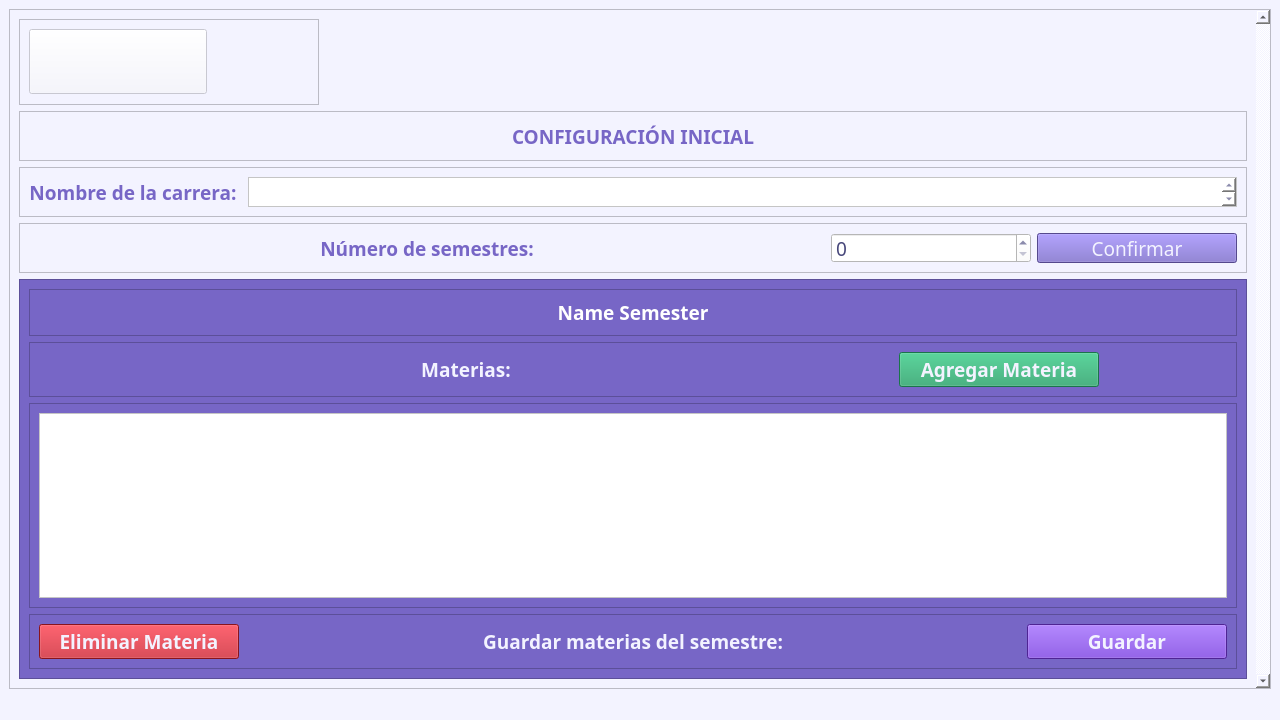
<?xml version="1.0" encoding="UTF-8"?>
<ui version="4.0">
 <class>InicialConfig</class>
 <widget class="QMainWindow" name="InicialConfig">
  <property name="geometry">
   <rect>
    <x>0</x>
    <y>0</y>
    <width>1280</width>
    <height>720</height>
   </rect>
  </property>
  <property name="windowTitle">
   <string>Configuración inicial</string>
  </property>
  <property name="styleSheet">
   <string notr="true">background-color: rgb(243, 243, 255);</string>
  </property>
  <widget class="QWidget" name="centralwidget">
   <layout class="QVBoxLayout" name="verticalLayout_7">
    <item>
     <widget class="QScrollArea" name="scrollArea">
      <property name="verticalScrollBarPolicy">
       <enum>Qt::ScrollBarPolicy::ScrollBarAlwaysOn</enum>
      </property>
      <property name="widgetResizable">
       <bool>true</bool>
      </property>
      <widget class="QWidget" name="scrollAreaWidgetContents">
       <property name="geometry">
        <rect>
         <x>0</x>
         <y>0</y>
         <width>1246</width>
         <height>678</height>
        </rect>
       </property>
       <layout class="QVBoxLayout" name="verticalLayout_6">
        <item>
         <widget class="QFrame" name="frame_4">
          <property name="maximumSize">
           <size>
            <width>300</width>
            <height>100</height>
           </size>
          </property>
          <property name="frameShape">
           <enum>QFrame::Shape::StyledPanel</enum>
          </property>
          <property name="frameShadow">
           <enum>QFrame::Shadow::Raised</enum>
          </property>
          <layout class="QVBoxLayout" name="verticalLayout_3">
           <item>
            <widget class="QPushButton" name="pushButton_menu">
             <property name="enabled">
              <bool>false</bool>
             </property>
             <property name="minimumSize">
              <size>
               <width>178</width>
               <height>65</height>
              </size>
             </property>
             <property name="maximumSize">
              <size>
               <width>178</width>
               <height>65</height>
              </size>
             </property>
             <property name="styleSheet">
              <string notr="true">border-image: url(:/resources/images/logo.png);</string>
             </property>
             <property name="text">
              <string/>
             </property>
            </widget>
           </item>
          </layout>
         </widget>
        </item>
        <item>
         <widget class="QFrame" name="frame_5">
          <property name="maximumSize">
           <size>
            <width>16777215</width>
            <height>50</height>
           </size>
          </property>
          <property name="frameShape">
           <enum>QFrame::Shape::StyledPanel</enum>
          </property>
          <property name="frameShadow">
           <enum>QFrame::Shadow::Raised</enum>
          </property>
          <layout class="QVBoxLayout" name="verticalLayout_2">
           <item>
            <widget class="QLabel" name="label_title">
             <property name="enabled">
              <bool>true</bool>
             </property>
             <property name="maximumSize">
              <size>
               <width>16777215</width>
               <height>50</height>
              </size>
             </property>
             <property name="font">
              <font>
               <family>Montserrat</family>
               <pointsize>14</pointsize>
               <bold>true</bold>
              </font>
             </property>
             <property name="styleSheet">
              <string notr="true">color: rgb(119, 102, 198);</string>
             </property>
             <property name="text">
              <string>CONFIGURACIÓN INICIAL</string>
             </property>
             <property name="alignment">
              <set>Qt::AlignmentFlag::AlignCenter</set>
             </property>
            </widget>
           </item>
          </layout>
         </widget>
        </item>
        <item>
         <widget class="QFrame" name="frame_2">
          <property name="maximumSize">
           <size>
            <width>16777215</width>
            <height>50</height>
           </size>
          </property>
          <property name="frameShape">
           <enum>QFrame::Shape::StyledPanel</enum>
          </property>
          <property name="frameShadow">
           <enum>QFrame::Shadow::Raised</enum>
          </property>
          <layout class="QHBoxLayout" name="horizontalLayout">
           <item>
            <widget class="QLabel" name="label_degree">
             <property name="font">
              <font>
               <family>Montserrat</family>
               <pointsize>14</pointsize>
               <bold>true</bold>
              </font>
             </property>
             <property name="styleSheet">
              <string notr="true">color: rgb(119, 102, 198);</string>
             </property>
             <property name="text">
              <string>Nombre de la carrera: </string>
             </property>
             <property name="alignment">
              <set>Qt::AlignmentFlag::AlignCenter</set>
             </property>
            </widget>
           </item>
           <item>
            <widget class="QTextEdit" name="textEdit_name_degree">
             <property name="font">
              <font>
               <family>Montserrat</family>
               <pointsize>14</pointsize>
              </font>
             </property>
             <property name="styleSheet">
              <string notr="true">background-color: rgb(255, 255, 255);
color: rgb(70, 70, 122);</string>
             </property>
            </widget>
           </item>
          </layout>
         </widget>
        </item>
        <item>
         <widget class="QFrame" name="frame_3">
          <property name="maximumSize">
           <size>
            <width>16777215</width>
            <height>50</height>
           </size>
          </property>
          <property name="frameShape">
           <enum>QFrame::Shape::StyledPanel</enum>
          </property>
          <property name="frameShadow">
           <enum>QFrame::Shadow::Raised</enum>
          </property>
          <layout class="QHBoxLayout" name="horizontalLayout_2">
           <item>
            <widget class="QLabel" name="label_number_semesters">
             <property name="font">
              <font>
               <family>Montserrat</family>
               <pointsize>14</pointsize>
               <bold>true</bold>
              </font>
             </property>
             <property name="styleSheet">
              <string notr="true">color: rgb(119, 102, 198);</string>
             </property>
             <property name="text">
              <string>Número de semestres:</string>
             </property>
             <property name="alignment">
              <set>Qt::AlignmentFlag::AlignCenter</set>
             </property>
            </widget>
           </item>
           <item>
            <widget class="QSpinBox" name="spinBox_n_semestres">
             <property name="maximumSize">
              <size>
               <width>200</width>
               <height>16777215</height>
              </size>
             </property>
             <property name="font">
              <font>
               <family>Montserrat</family>
               <pointsize>14</pointsize>
              </font>
             </property>
             <property name="styleSheet">
              <string notr="true">background-color: rgb(255, 255, 255);
color: rgb(70, 70, 122);</string>
             </property>
             <property name="maximum">
              <number>20</number>
             </property>
            </widget>
           </item>
           <item>
            <widget class="QPushButton" name="pushButton_save_n_semesters">
             <property name="maximumSize">
              <size>
               <width>200</width>
               <height>16777215</height>
              </size>
             </property>
             <property name="font">
              <font>
               <family>Montserrat</family>
               <pointsize>14</pointsize>
              </font>
             </property>
             <property name="styleSheet">
              <string notr="true">background-color: rgb(119, 102, 198);
color: rgb(243, 243, 255);</string>
             </property>
             <property name="text">
              <string>Confirmar</string>
             </property>
            </widget>
           </item>
          </layout>
         </widget>
        </item>
        <item>
         <widget class="QFrame" name="frame">
          <property name="maximumSize">
           <size>
            <width>16777215</width>
            <height>400</height>
           </size>
          </property>
          <property name="styleSheet">
           <string notr="true">background-color: rgb(119, 102, 198);</string>
          </property>
          <property name="frameShape">
           <enum>QFrame::Shape::StyledPanel</enum>
          </property>
          <property name="frameShadow">
           <enum>QFrame::Shadow::Raised</enum>
          </property>
          <layout class="QVBoxLayout" name="verticalLayout_5">
           <item>
            <widget class="QFrame" name="frame_6">
             <property name="frameShape">
              <enum>QFrame::Shape::StyledPanel</enum>
             </property>
             <property name="frameShadow">
              <enum>QFrame::Shadow::Raised</enum>
             </property>
             <layout class="QVBoxLayout" name="verticalLayout">
              <item>
               <widget class="QLabel" name="label_name_semester">
                <property name="font">
                 <font>
                  <family>Montserrat</family>
                  <pointsize>14</pointsize>
                  <bold>true</bold>
                 </font>
                </property>
                <property name="styleSheet">
                 <string notr="true">color: rgb(255, 255, 255);</string>
                </property>
                <property name="text">
                 <string>Name Semester</string>
                </property>
                <property name="alignment">
                 <set>Qt::AlignmentFlag::AlignCenter</set>
                </property>
               </widget>
              </item>
             </layout>
            </widget>
           </item>
           <item>
            <widget class="QFrame" name="frame_7">
             <property name="frameShape">
              <enum>QFrame::Shape::StyledPanel</enum>
             </property>
             <property name="frameShadow">
              <enum>QFrame::Shadow::Raised</enum>
             </property>
             <layout class="QHBoxLayout" name="horizontalLayout_3">
              <item>
               <widget class="QLabel" name="label_materias">
                <property name="maximumSize">
                 <size>
                  <width>600</width>
                  <height>200</height>
                 </size>
                </property>
                <property name="font">
                 <font>
                  <family>Montserrat</family>
                  <pointsize>14</pointsize>
                  <bold>true</bold>
                 </font>
                </property>
                <property name="styleSheet">
                 <string notr="true">background-color: rgb(119, 102, 198);
color: rgb(243, 243, 255);</string>
                </property>
                <property name="text">
                 <string>Materias:</string>
                </property>
                <property name="alignment">
                 <set>Qt::AlignmentFlag::AlignCenter</set>
                </property>
               </widget>
              </item>
              <item>
               <widget class="QPushButton" name="pushButton_add_subject">
                <property name="maximumSize">
                 <size>
                  <width>200</width>
                  <height>50</height>
                 </size>
                </property>
                <property name="font">
                 <font>
                  <family>Montserrat</family>
                  <pointsize>14</pointsize>
                  <bold>true</bold>
                 </font>
                </property>
                <property name="styleSheet">
                 <string notr="true">background-color: rgb(38, 162, 105);
color: rgb(243, 243, 255);</string>
                </property>
                <property name="text">
                 <string>Agregar Materia</string>
                </property>
               </widget>
              </item>
             </layout>
            </widget>
           </item>
           <item>
            <widget class="QFrame" name="frame_8">
             <property name="frameShape">
              <enum>QFrame::Shape::StyledPanel</enum>
             </property>
             <property name="frameShadow">
              <enum>QFrame::Shadow::Raised</enum>
             </property>
             <layout class="QVBoxLayout" name="verticalLayout_4">
              <item>
               <widget class="QListWidget" name="listWidget">
                <property name="font">
                 <font>
                  <family>Montserrat</family>
                  <pointsize>14</pointsize>
                 </font>
                </property>
                <property name="styleSheet">
                 <string notr="true">background-color: rgb(255, 255, 255);
color: rgb(70, 70, 122);</string>
                </property>
               </widget>
              </item>
             </layout>
            </widget>
           </item>
           <item>
            <widget class="QFrame" name="frame_9">
             <property name="frameShape">
              <enum>QFrame::Shape::StyledPanel</enum>
             </property>
             <property name="frameShadow">
              <enum>QFrame::Shadow::Raised</enum>
             </property>
             <layout class="QHBoxLayout" name="horizontalLayout_4">
              <item>
               <widget class="QPushButton" name="pushButton_delete_subject">
                <property name="maximumSize">
                 <size>
                  <width>200</width>
                  <height>50</height>
                 </size>
                </property>
                <property name="font">
                 <font>
                  <family>Montserrat</family>
                  <pointsize>14</pointsize>
                  <bold>true</bold>
                 </font>
                </property>
                <property name="styleSheet">
                 <string notr="true">background-color: rgb(192, 28, 40);
color: rgb(243, 243, 255);</string>
                </property>
                <property name="text">
                 <string>Eliminar Materia</string>
                </property>
               </widget>
              </item>
              <item>
               <widget class="QLabel" name="label_save_materias">
                <property name="font">
                 <font>
                  <family>Montserrat</family>
                  <pointsize>14</pointsize>
                  <bold>true</bold>
                 </font>
                </property>
                <property name="styleSheet">
                 <string notr="true">background-color: rgb(119, 102, 198);
color: rgb(243, 243, 255);</string>
                </property>
                <property name="text">
                 <string>Guardar materias del semestre:</string>
                </property>
                <property name="alignment">
                 <set>Qt::AlignmentFlag::AlignCenter</set>
                </property>
               </widget>
              </item>
              <item>
               <widget class="QPushButton" name="pushButton_save_semester">
                <property name="maximumSize">
                 <size>
                  <width>200</width>
                  <height>50</height>
                 </size>
                </property>
                <property name="font">
                 <font>
                  <family>Montserrat</family>
                  <pointsize>14</pointsize>
                  <bold>true</bold>
                 </font>
                </property>
                <property name="styleSheet">
                 <string notr="true">background-color: rgb(110, 51, 207);
color: rgb(243, 243, 255);</string>
                </property>
                <property name="text">
                 <string>Guardar</string>
                </property>
               </widget>
              </item>
             </layout>
            </widget>
           </item>
          </layout>
          <zorder>frame_9</zorder>
          <zorder>frame_8</zorder>
          <zorder>frame_6</zorder>
          <zorder>frame_7</zorder>
         </widget>
        </item>
       </layout>
      </widget>
     </widget>
    </item>
   </layout>
  </widget>
  <widget class="QStatusBar" name="statusbar"/>
 </widget>
 <resources/>
 <connections/>
</ui>
